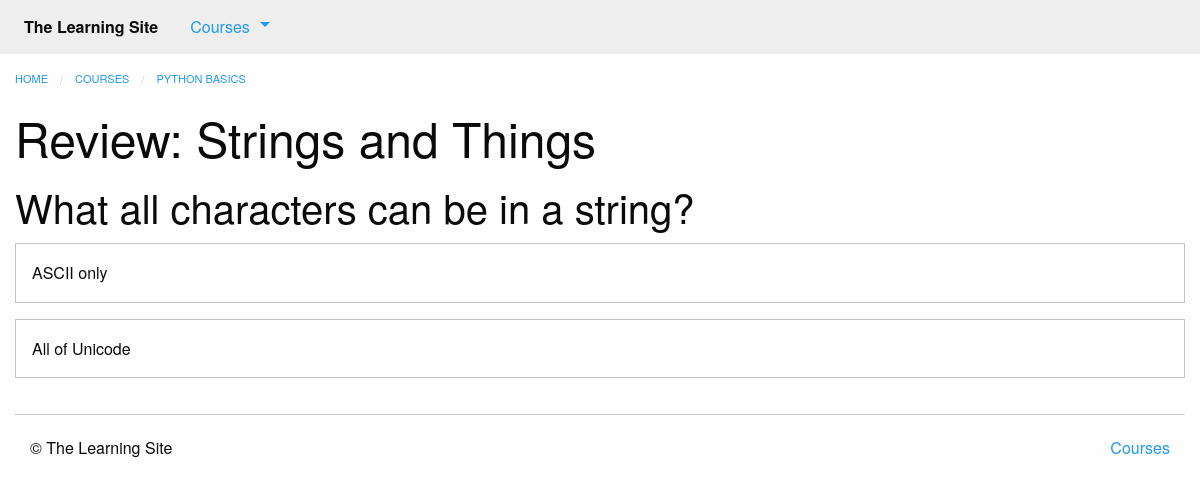
Page /courses/1/q2/ on the committed database.
### courses/models.py (models this page shows, shortened)
class Step(models.Model):
    title = models.CharField(max_length=255)
    description = models.TextField()
    order = models.IntegerField(default=0)
    course = models.ForeignKey(Course)
    class Meta:
        abstract = True
        ordering = ['order',]

class Quiz(Step):
    total_questions = models.IntegerField(default=4)
    class Meta:
        verbose_name_plural = "Quizzes"

class Course(models.Model):
    created_at = models.DateTimeField(auto_now_add=True)
    title = models.CharField(max_length=255)
    description = models.TextField()

class Question(models.Model):
    quiz = models.ForeignKey(Quiz)
    order = models.IntegerField(default=0)
    prompt = models.TextField()
    class Meta:
        ordering = ['order',]

class Answer(models.Model):
    question = models.ForeignKey(Question)
    order = models.IntegerField(default=0)
    text = models.CharField(max_length=255)
    correct = models.BooleanField(default=False)
    class Meta:
        ordering = ['order',]

### courses/views.py (the view)
# urls.py: url(r'(?P<course_pk>\d+)/q(?P<step_pk>\d+)/$', views.quiz_detail,
def quiz_detail(request, course_pk, step_pk):
    step = get_object_or_404(models.Quiz, course_id=course_pk, pk=step_pk)
    return render(request, 'courses/quiz_detail.html', {'step': step})

### courses/templatetags/course_extras.py (called while the page is built)
@register.inclusion_tag('courses/course_nav.html')
def nav_courses_list():
    courses = Course.objects.all()[:5]
    return {'courses': courses}

### courses/templates/courses/quiz_detail.html (shortened to what this page needs)
{% extends "courses/layout.html" %}
{% load course_extras %}
{% block breadcrumbs %}
    <li><a href="{% url 'courses:detail' pk=step.course.pk %}">{{ step.course.title }}</a></li>
{% endblock %}
{% block content %}
    <div class="row columns">
        <article>
            {{ block.super }}
            <h1>{{ step.title }}</h1>
            <ul class="no-bullet">
                {% for question in step.question_set.all %}
                <li>
                    <h2>{{ question.prompt }}</h2>
                    {% for answer in question.answer_set.all %}
                        <div class="callout">{{ answer.text }}</div>
                    {% endfor %}
                </li>
                {% endfor %}
            </ul>
        </article>
    </div>
{% endblock %}

### rows in the picture
Quiz: course "PYTHON BASICS", title "Review: Strings and Things"
Question: prompt "What all characters can be in a string?"
Answer: text "ASCII only"
Answer: text "All of Unicode"
